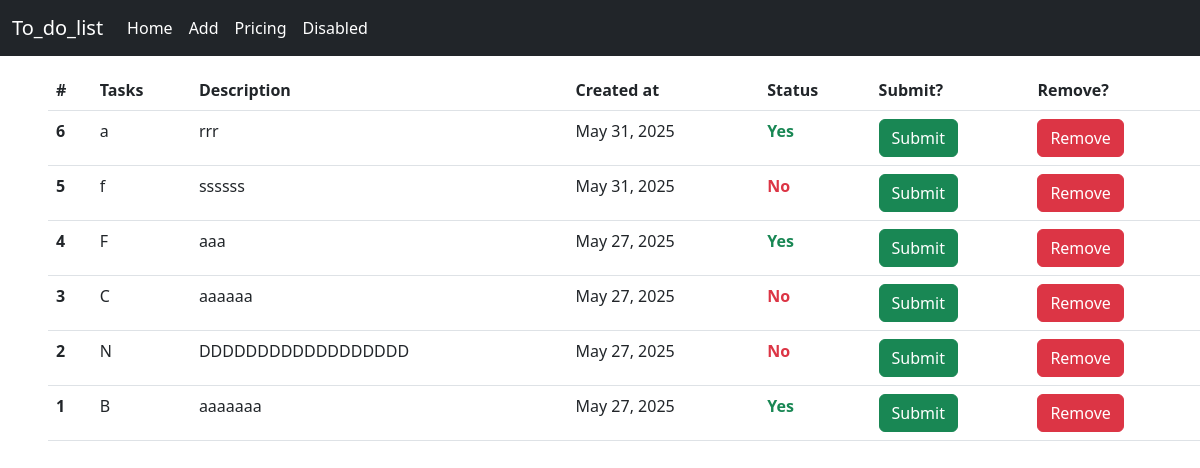
Page /todolists/main/ on the earlier database version.
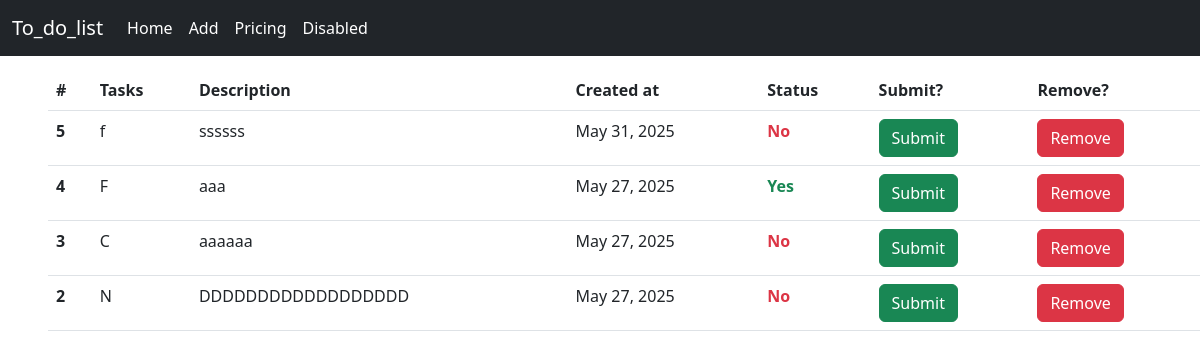
Same page on the later database version.
### to_do_lists/models.py (models this page shows, shortened)
class ToDoList(models.Model):
    name = models.CharField(max_length=250)
    description = models.TextField()
    created = models.DateField(auto_now=True)
    status = models.BooleanField()

### to_do_lists/views.py (the view)
# urls.py: path('main/', views.todolist, name = 'home'),
def todolist(request):
    tasks = ToDoList.objects.all().order_by('-id')
    return render (request,'to_do_lists/main.html', {'tasks': tasks})

### to_do_lists/templates/to_do_lists/main.html (shortened to what this page needs)
{%extends 'base.html'%}
{%block content%}
<div class="container-fluid">
    <div class="row justify-content-center ps-5">
    <table class="table">
        <thead>
            <tr>
                <th scope="col">#</th>
                <th scope="col">Tasks</th>
                <th scope="col">Description</th>
                <th scope="col">Created at</th>
                <th scope="col">Status</th>
                <th scope="col">Submit?</th>
                <th scope="col">Remove?</th>
            </tr>
            <tbody>
                {%for task in tasks%}
                <tr>
                    <th scope="row">{{task.id}}</th>
                    <td>{{task.name}}</td>
                    <td>{{task.description}}</td>
                    <td>{{task.created}}</td>
                    {%if task.status%}
                        <td class="fw-bold text-success">Yes</td>
                    {%else%}
                        <td class = 'fw-bold text-danger'>No</td>
                    {%endif%}
                    <td><a href="{%url 'change' task.id%}"><input class="btn btn-success" type="button"  value="Submit"></a></td>
                    <td><a href="{%url 'delete' task.id%}"><input class="btn btn-danger" type="button" value="Remove"></a></td>
                </tr>
                {%endfor%}
            </tbody>
        </thead>
    </table>
    </div>
    </div>
{%endblock content%}

### templates/base.html (shortened to what this page needs)
{%load static%}
<!DOCTYPE html>
<html lang="en">
<head>
    <link href="https://cdn.jsdelivr.net/npm/bootstrap@5.3.0-alpha1/dist/css/bootstrap.min.css" rel="stylesheet">
    <link rel="stylesheet" href="{% static 'style.css' %}">
</head>
<body>
    <nav class="navbar navbar-expand-lg bg-dark fixed-top">
        <div class="container-fluid">
            <a class="navbar-brand text-white" href="#">To_do_list</a>
            <div class="collapse navbar-collapse" id="navbarNavAltMarkup">
                <div class="navbar-nav">
                    <a class="nav-link active text-white" aria-current="page" href="http://127.0.0.1:8000/todolists/main/">Home</a>
                    <a class="nav-link text-white" href="http://127.0.0.1:8000/todolists/add/">Add</a>
                    <a class="nav-link text-white" href="#">Pricing</a>
                    <a class="nav-link disabled text-white" aria-disabled="true">Disabled</a>
                </div>
            </div>
        </div>
    </nav>
    {% block content %}{% endblock content %}
</body>
</html>

### static/style.css (style rules this page uses)
body { padding-top: 70px; }

Differences in the rows shown:
removed ToDoList: id "6", name "a", description "rrr", created "May 31, 2025", status "Yes"
removed ToDoList: id "1", name "B", description "aaaaaaa", created "May 27, 2025", status "Yes"
